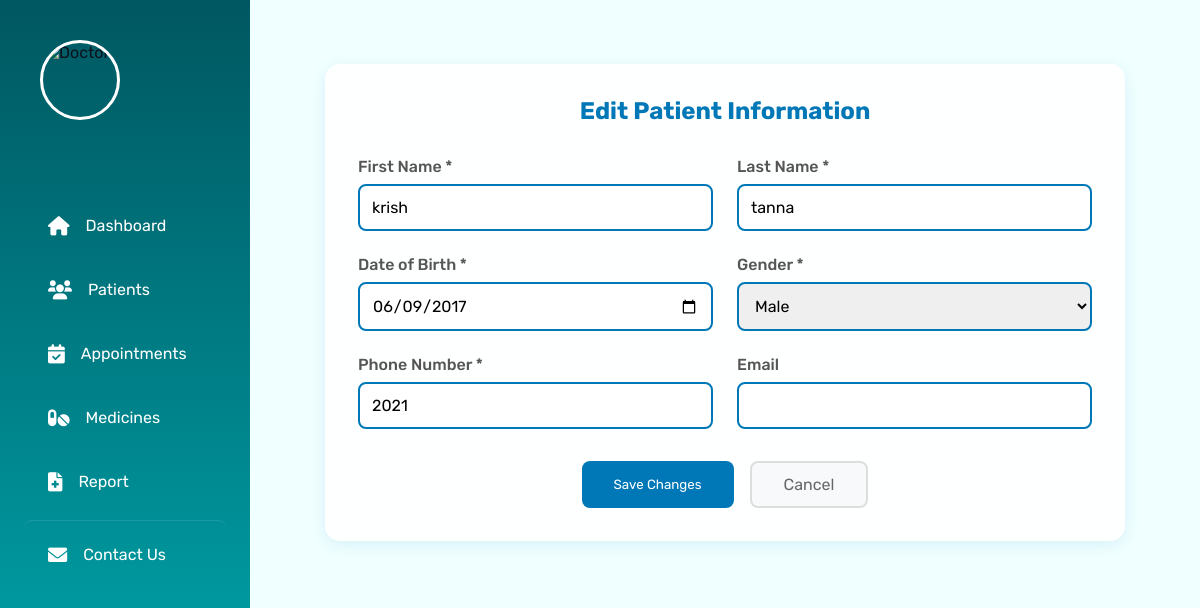
Screenshot of /patient/5/edit/ (signed in) with the database file from the repository.
### patients/models.py (models this page shows, shortened)
class Patient(models.Model):
    GENDER_CHOICES = [
        ('M', 'Male'),
        ('F', 'Female'),
        ('O', 'Other'),
    ]
    BLOOD_GROUP_CHOICES = [
        ('A+', 'A+'),
        ('A-', 'A-'),
        ('B+', 'B+'),
        ('B-', 'B-'),
        ('AB+', 'AB+'),
        ('AB-', 'AB-'),
        ('O+', 'O+'),
        ('O-', 'O-'),
    ]
    STATUS_CHOICES = [
        ('active', 'Active'),
        ('inactive', 'Inactive'),
        ('pending', 'Pending'),
    ]
    first_name = models.CharField(max_length=100)
    last_name = models.CharField(max_length=100)
    date_of_birth = models.DateField()
    gender = models.CharField(max_length=1, choices=GENDER_CHOICES)
    phone_number = models.CharField(max_length=15)
    email = models.EmailField(blank=True, null=True)
    address = models.TextField(blank=True, null=True)
    blood_group = models.CharField(max_length=3, choices=BLOOD_GROUP_CHOICES, blank=True, null=True)
    status = models.CharField(max_length=10, choices=STATUS_CHOICES, default='active')
    created_at = models.DateTimeField(auto_now_add=True)
    updated_at = models.DateTimeField(auto_now=True)
    class Meta:
        ordering = ['-created_at']

### patients/views.py (the view, shortened to what this page needs)
# urls.py: path('patient/<int:patient_id>/edit/', views.patient_edit, name='patient_edit'),
@login_required
def patient_edit(request, patient_id):
    patient = get_object_or_404(Patient, id=patient_id)
    context = {
        'patient': patient,
        'page_title': f'Edit Patient: {patient.first_name} {patient.last_name}'
    }
    return render(request, 'patients/patient_edit.html', context)

### patients/templates/patients/patient_edit.html (shortened to what this page needs)
{% extends 'patients/base.html' %}
{% block content %}
<div class="edit-container glass-effect">
    <h2 class="form-title">Edit Patient Information</h2>
    <form method="POST" class="edit-form">
        <div class="form-grid">
            <div class="form-group">
                <label for="first_name">First Name *</label>
                <input type="text"
                       id="first_name"
                       name="first_name"
                       value="{{ patient.first_name }}"
                       required>
            </div>
            <div class="form-group">
                <label for="last_name">Last Name *</label>
                <input type="text"
                       id="last_name"
                       name="last_name"
                       value="{{ patient.last_name }}"
                       required>
            </div>
            <div class="form-group">
                <label for="date_of_birth">Date of Birth *</label>
                <input type="date"
                       id="date_of_birth"
                       name="date_of_birth"
                       value="{{ patient.date_of_birth|date:'Y-m-d' }}"
                       required>
            </div>
            <div class="form-group">
                <label for="gender">Gender *</label>
                <select id="gender" name="gender" required>
                    <option value="M" {% if patient.gender == 'M' %}selected{% endif %}>Male</option>
                </select>
            </div>
            <div class="form-group">
                <label for="phone_number">Phone Number *</label>
                <input type="tel"
                       id="phone_number"
                       name="phone_number"
                       value="{{ patient.phone_number }}"
                       required>
            </div>
            <div class="form-group">
                <label for="email">Email</label>
                <input type="email"
                       id="email"
                       name="email"
                       value="{{ patient.email }}">
            </div>
        </div>
        <div class="form-actions">
            <button type="submit" class="btn-save">Save Changes</button>
            <a href="{% url 'patients:patient_detail' patient.id %}" class="btn-cancel">Cancel</a>
        </div>
    </form>
</div>
{% endblock %}

### patients/templates/patients/base.html (style rules this page uses)
:root { --primary-color: hsl(182, 100%, 35%); --primary-light: hsl(182, 100%, 45%); --secondary-color: hsl(186, 100%, 19%); --white: hsl(0, 0%, 100%); --light-bg: hsl(180, 100%, 97%); --text-dark: hsl(222, 44%, 8%); --text-light: hsl(0, 0%, 60%); --shadow-1: 0px 2px 20px hsla(209, 36%, 72%, 0.2); --shadow-2: 0 0 20px hsla(182, 100%, 35%, 0.1); --radius-12: 12px; --radius-4: 4px; --transition: all 0.3s ease; }
* { margin: 0; padding: 0; box-sizing: border-box; font-family: 'Rubik', sans-serif; }
body { background-color: var(--light-bg); color: var(--text-dark); }
.glass-effect { background: rgba(255, 255, 255, 0.1); backdrop-filter: blur(10px); border: 1px solid rgba(255, 255, 255, 0.2); }

### patients/templates/patients/patient_edit.html (style rules this page uses)
.edit-container { max-width: 800px; margin: 2rem auto; padding: 2rem; border-radius: 15px; background: rgba(255, 255, 255, 0.9); box-shadow: 0 4px 15px rgba(0, 119, 182, 0.1); }
.form-title { color: #0077B6; margin-bottom: 2rem; text-align: center; }
.form-grid { display: grid; grid-template-columns: repeat(2, 1fr); gap: 1.5rem; }
.form-group { display: flex; flex-direction: column; gap: 0.5rem; }
.form-group label { color: #555; font-weight: 500; }
.form-group input, .form-group select { padding: 0.75rem; border: 2px solid #0077B6; border-radius: 8px; font-size: 1rem; transition: all 0.3s ease; }
.form-actions { margin-top: 2rem; display: flex; gap: 1rem; justify-content: center; }
.btn-save { background: #0077B6; color: white; padding: 0.75rem 2rem; border: none; border-radius: 8px; cursor: pointer; transition: all 0.3s ease; }
.btn-cancel { background: #f8f9fa; color: #666; padding: 0.75rem 2rem; border: 2px solid #ddd; border-radius: 8px; text-decoration: none; transition: all 0.3s ease; }

### rows the page displays
Patient: first_name "krish", last_name "tanna", date_of_birth "06/09/2017", gender "Male", phone_number "2021"
